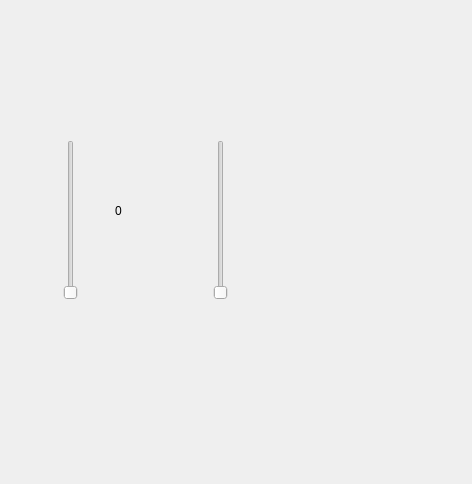
<?xml version="1.0" encoding="UTF-8"?>
<ui version="4.0">
 <class>MainWindow</class>
 <widget class="QMainWindow" name="MainWindow">
  <property name="geometry">
   <rect>
    <x>0</x>
    <y>0</y>
    <width>472</width>
    <height>484</height>
   </rect>
  </property>
  <property name="windowTitle">
   <string>MainWindow</string>
  </property>
  <widget class="QWidget" name="centralwidget">
   <widget class="QSlider" name="verticalSlider">
    <property name="geometry">
     <rect>
      <x>60</x>
      <y>140</y>
      <width>22</width>
      <height>160</height>
     </rect>
    </property>
    <property name="maximum">
     <number>50</number>
    </property>
    <property name="orientation">
     <enum>Qt::Vertical</enum>
    </property>
   </widget>
   <widget class="QSlider" name="verticalSlider_2">
    <property name="geometry">
     <rect>
      <x>210</x>
      <y>140</y>
      <width>22</width>
      <height>160</height>
     </rect>
    </property>
    <property name="maximum">
     <number>50</number>
    </property>
    <property name="orientation">
     <enum>Qt::Vertical</enum>
    </property>
   </widget>
   <widget class="QLabel" name="label">
    <property name="geometry">
     <rect>
      <x>115</x>
      <y>150</y>
      <width>61</width>
      <height>121</height>
     </rect>
    </property>
    <property name="text">
     <string>0</string>
    </property>
   </widget>
  </widget>
 </widget>
 <resources/>
 <connections/>
</ui>
